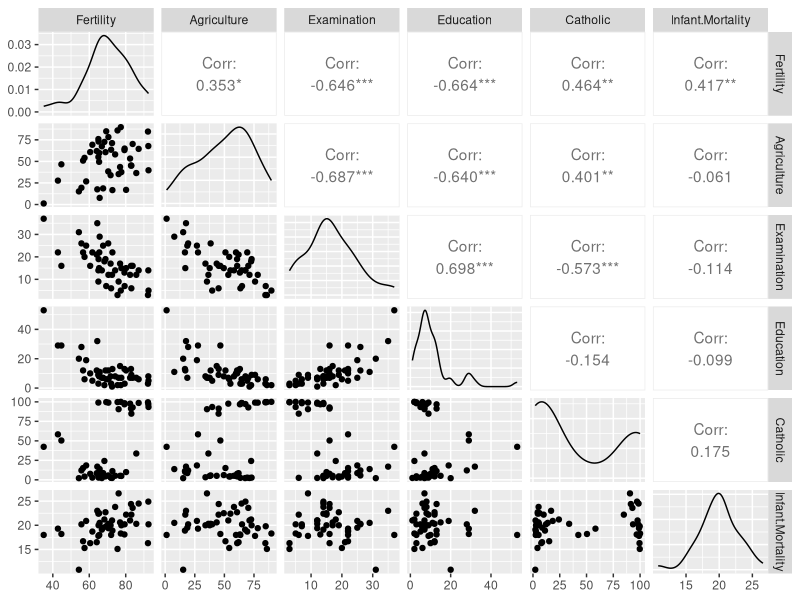
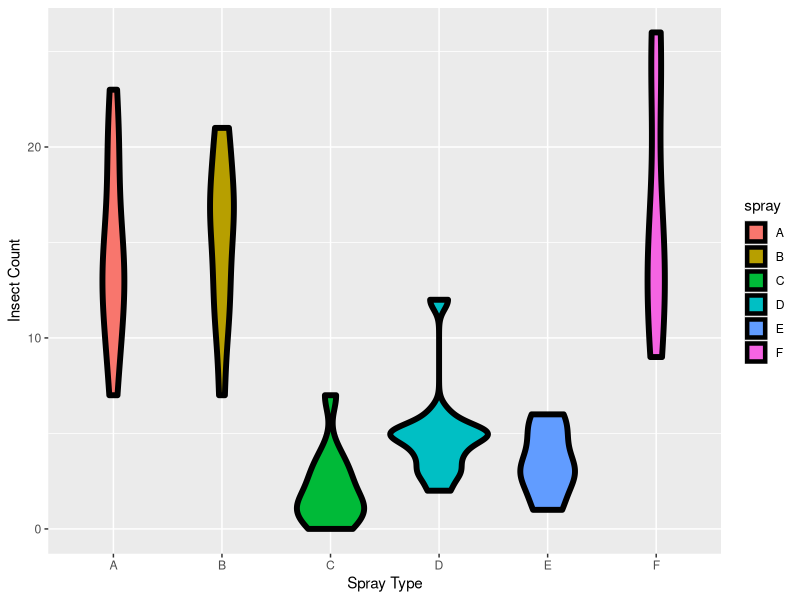
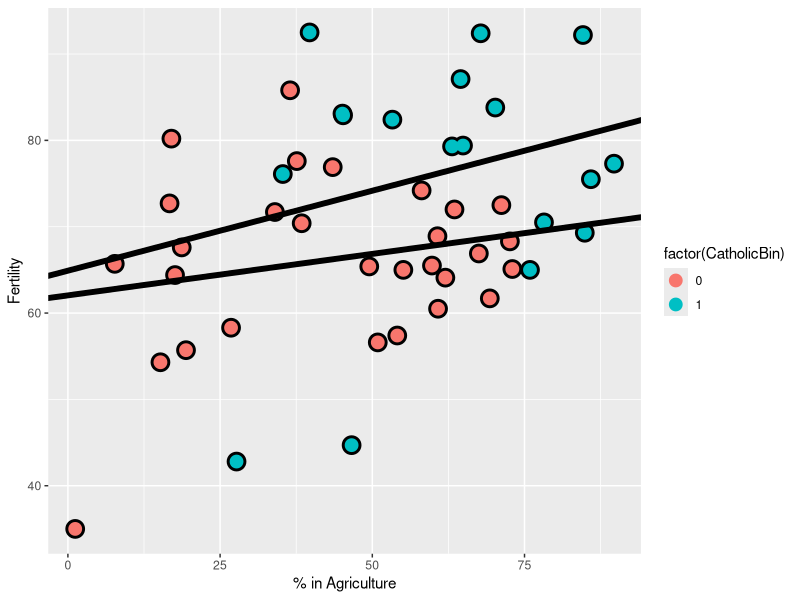

Reproduce these figures in R, in order.
## ---- chunk 1
knitr::opts_chunk$set(echo = TRUE)
## ---- chunk 2
require(datasets);data(swiss);require(ggplot2);require(GGally)
g = ggpairs(swiss, lower=list(continous="smooth"), wrap=c(geom_smooth(method = "loess")))
g

## ---- chunk 3
summary(lm(Fertility~., data=swiss))$coef
## ---- chunk 4
summary(lm(Fertility~Agriculture, data=swiss))$coef
## ---- chunk 5
data(InsectSprays);library(ggplot2)
g<-ggplot(data=InsectSprays, aes(y=count, x=spray, fill=spray))
g<-g+geom_violin(colour="black", size=2)
g<-g+xlab("Spray Type")+ylab("Insect Count")
g
## ---- chunk 6
summary(lm(count~spray, data=InsectSprays))$coef

# Do the same thing manually or hardcoded
summary(lm(count~
             I(1*(spray=="B"))+I(1*(spray=="C"))+I(1*(spray=="D")) + I(1*(spray=="E"))+  I(1*(spray=="F")) 
           , data = InsectSprays))$coef
summary(lm(count~spray-1,data=InsectSprays))$coef

## ---- chunk 7
spray2<-relevel(InsectSprays$spray, "C")
summary(lm(count~spray2,data=InsectSprays))$coef
## ---- chunk 8
library(datasets);data(swiss);library(ggplot2)
head(swiss)

# Create a binary  catholic variable, 1 if the county is majority catholic and majority protestant
library(dplyr)
swiss = mutate(swiss, CatholicBin=1*(Catholic>50))

#fit4<- lm(Fertility~Agriculture, data=swiss)

#fit5<-lm(Fertility~Agriculture+factor(CatholicBin), data=swiss)

fit6<-lm(Fertility~Agriculture*factor(CatholicBin), data=swiss)

g<-ggplot(swiss, aes(x=Agriculture, y=Fertility, colour=factor(CatholicBin)))
g=g+geom_point(size=6, colour="black")+geom_point(size=4)
g=g+xlab("% in Agriculture") + ylab("Fertility")

g3<-g
g3<-g3+geom_abline(intercept = coef(fit6)[1], slope=coef(fit6)[2], size=2)
g3<-g3+geom_abline(intercept = coef(fit6)[1]+coef(fit6)[3], slope=coef(fit6)[2]+coef(fit6)[4], size=2)
g3
